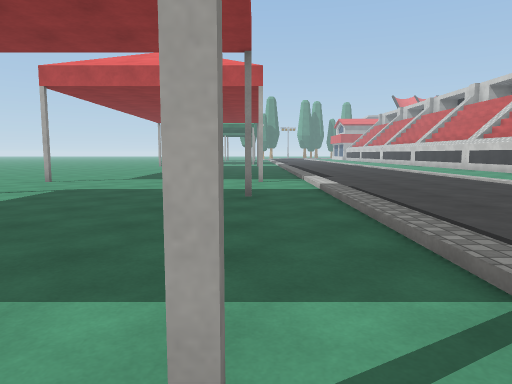
view 1 (above)

21 first-person views from a walk through a 3-D level made in the Unity game engine. The camera is 1.3 m above the floor, tilts 6° down and sees 70° across. The floor is counted in squares, 2 m on a side. Each view is taken from the middle of a square. On the plan, view 1 faces up. The plan holds only what a view shows up to about 11 squares ahead; the rest is blank. The place goes on beyond the plan. Surface patterns are stand-ins for the level's own textures.

view 2
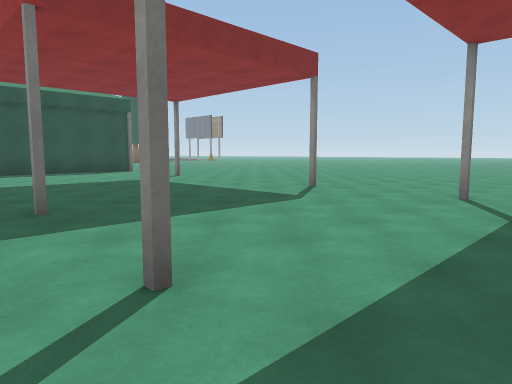

view 3
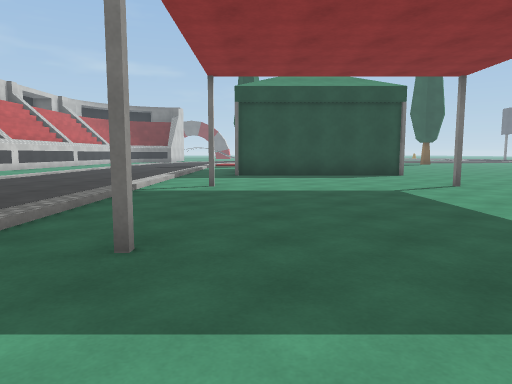

view 4
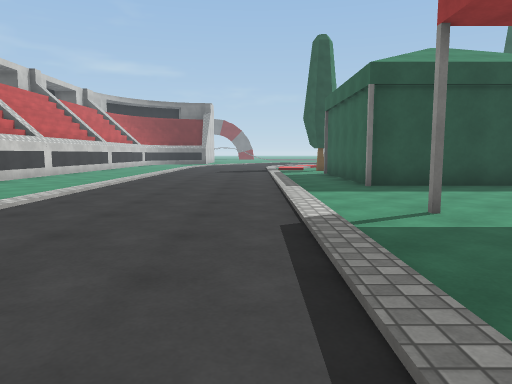

view 5
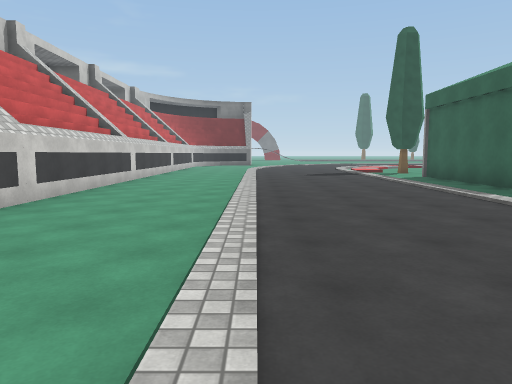

view 6
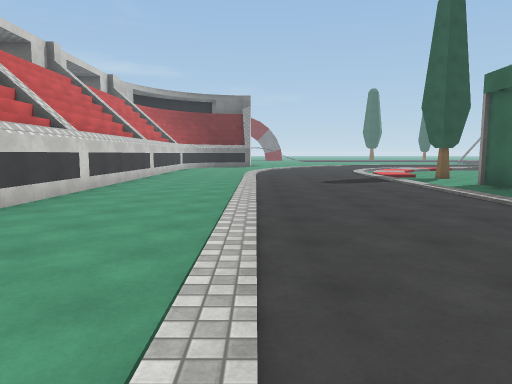

view 7
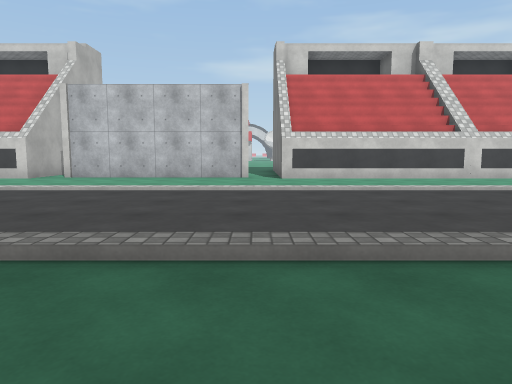

view 8
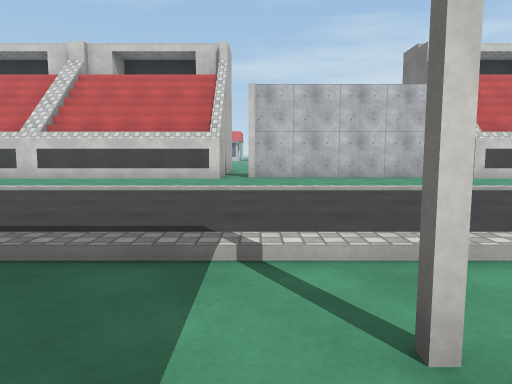

view 9
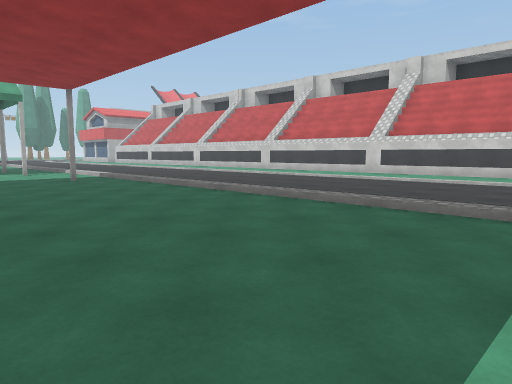

view 10
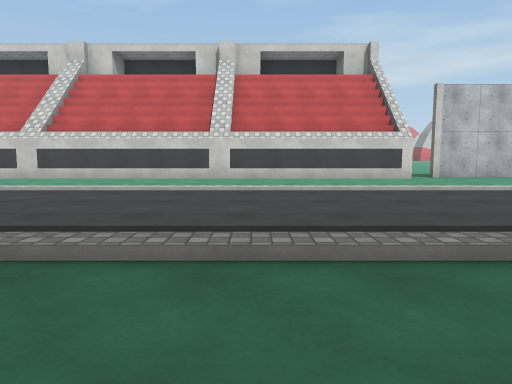

view 11
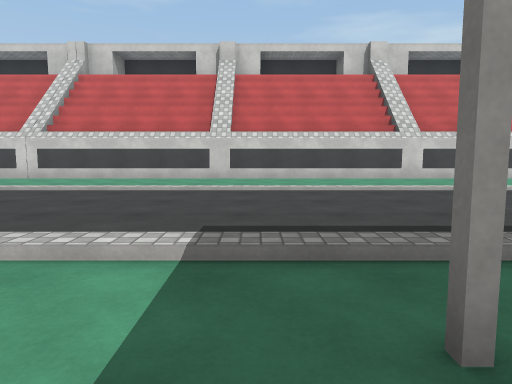

view 12
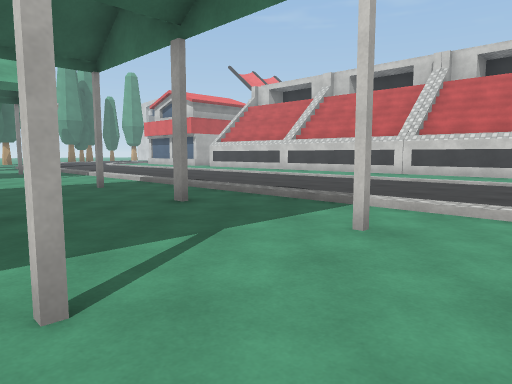

view 13
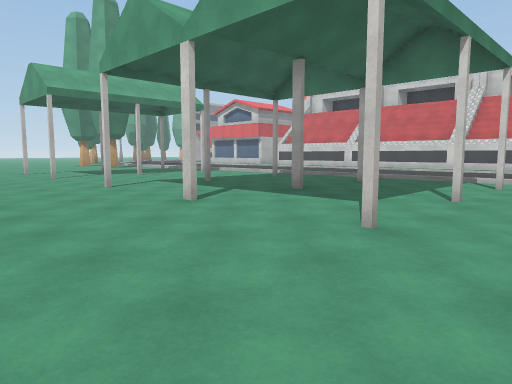

view 14
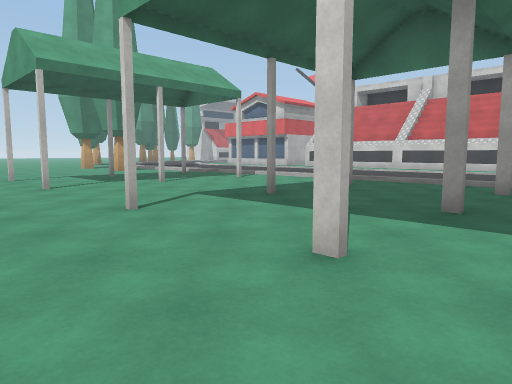

view 15
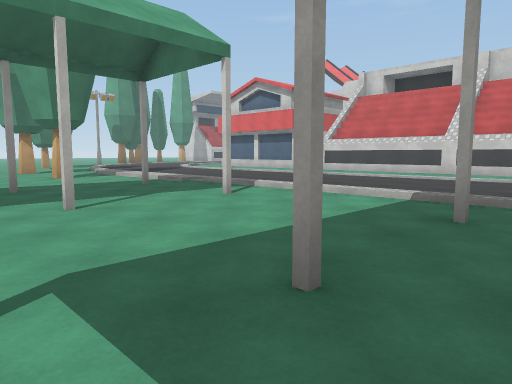

view 16
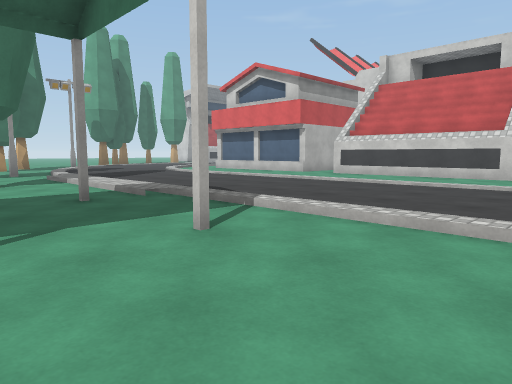

view 17
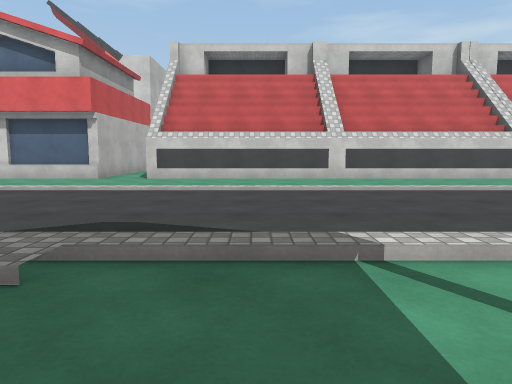

view 18
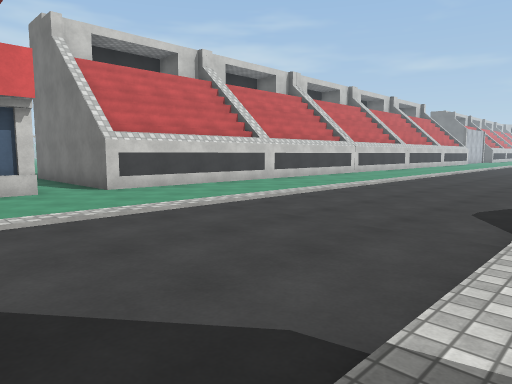

view 19
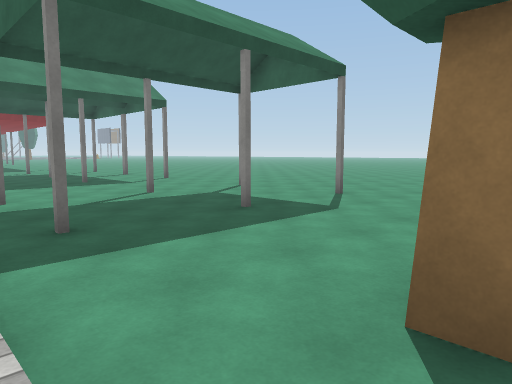

view 20
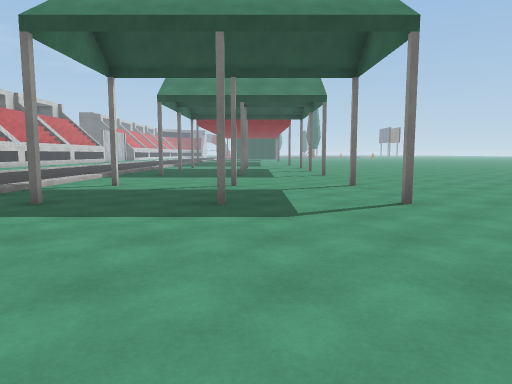

view 21
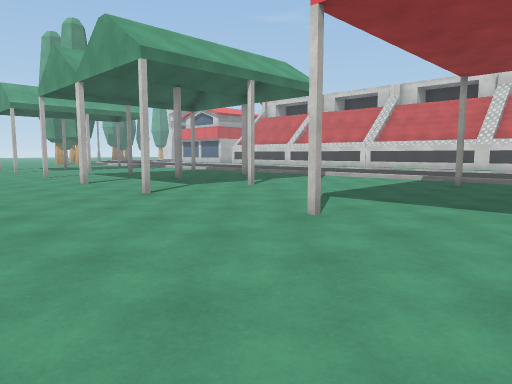

### Floor plan
Key: @ floor where view 1 was taken; # wall or solid block; x gap in a wall; . main floor; : floor 0.25 m higher than the main floor; / step, stairs or slope; O other object.
Columns run from 8 left of view 1 to 13 right of it. Each row starts with its distance up from view 1.
 38      ..../...  ..#
 37     ...O.:...:...#
 36    ......:...:...##
 35    ......:...:.......
 34 .........:...:...#####
 33 ...#..#.#/...:...#
 32 ........./...:...#
 31 ...#..#.#/...:...#
 30 ........./...:...#
 29 ........./...:...#
 28 ........./...:...#
 27 ...#.#..#/...: ..#
 26  ......../...: ..#
 25  ......../...: ..#
 24  ..#.#..#/...: ..#
 23 ........./...: ..#
 22 ...#.#..#/...: ..#
 21 ........./...: ..#
 20 ........./...: ..#
 19 ........./...: ..#
 18 ...#....#/...: ..#
 17 ........./...: ..#
 16 ....  .../...: ..#
 15       .../...: ..#
 14       .../...: ..#
 13       .../...: ..#
 12      ..../...: ..#
 11  ......../...: ..#
 10  ......../...:...##
  9  ......../...: ..x.
  8 ...#....#/...: ..#
  7 ........./...: ..#
  6 ...#....#/...: ..#
  5 ........./...: ..#
  4 ........./...: ....
  3 ........./...:...##
  2  ......../...:...#
  1   .#....#/...:...#
  0  .......@/...:...#
 -1  ......../...:...#
 -2 ........./...:...#
 -3 ...######/...:...#
 -4         #/...:...#
 -5         #/...:...#
 -6         #/...:...#
 -7         #/...:...#
 -8        ##/...:...#
 -9        ../...:...#
-10        O./...:...#

Positions as (right, up) in squares from view 1, and headings:
1: (0, 0), facing up
2: (1, 10), facing down-left
3: (-1, 8), facing down
4: (2, 5), facing down
5: (5, 4), facing down
6: (5, 1), facing down
7: (-1, 4), facing right
8: (-1, 9), facing right
9: (-3, 9), facing up-right
10: (-1, 14), facing right
11: (-1, 19), facing right
12: (-3, 20), facing up-right
13: (-8, 20), facing up-right
14: (-7, 23), facing up-right
15: (-4, 26), facing up-right
16: (-2, 28), facing up-right
17: (-1, 32), facing right
18: (1, 38), facing down-right
19: (1, 37), facing down-left
20: (-3, 38), facing down
21: (-8, 16), facing up-right
